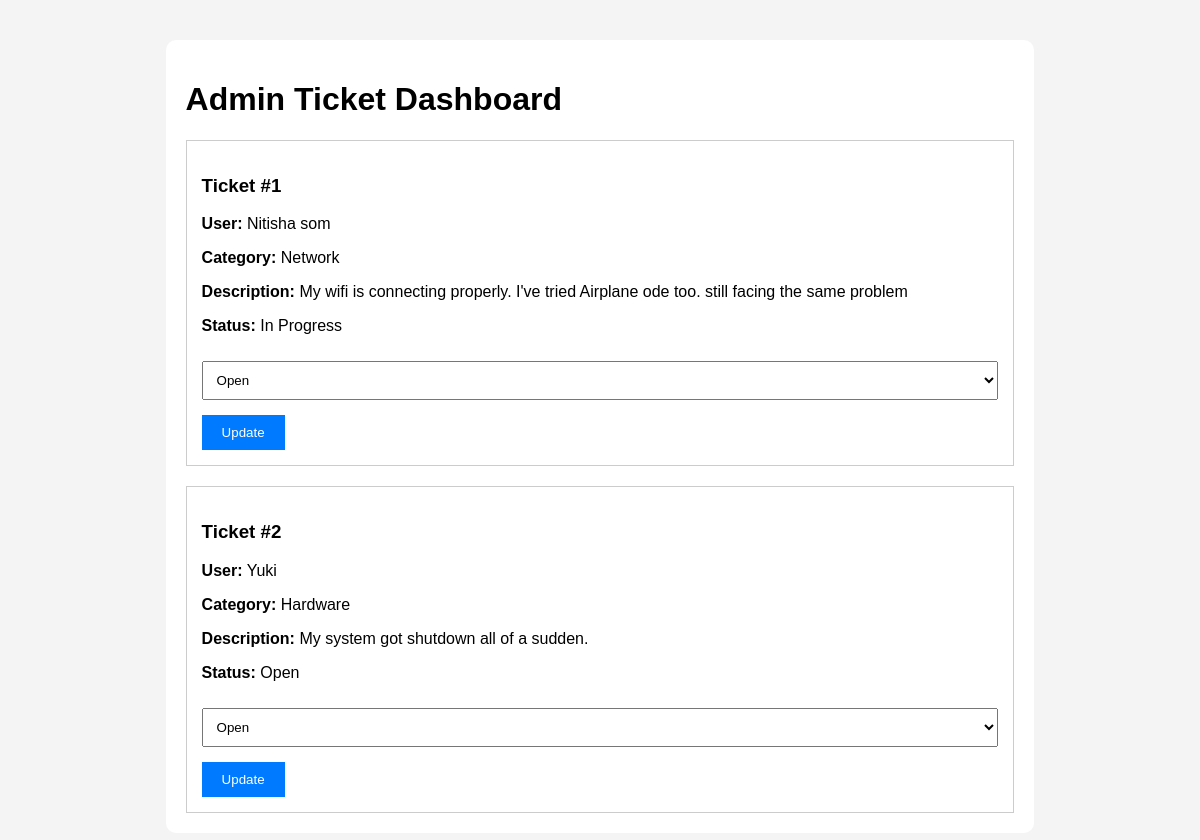
The page /admin on the database its author committed.
### tables this page shows
CREATE TABLE tickets (
            id INTEGER PRIMARY KEY AUTOINCREMENT,
            name TEXT NOT NULL,
            issue_type TEXT NOT NULL,
            description TEXT NOT NULL,
            status TEXT DEFAULT 'Open'
        );

### app.py (the view)
@app.route('/admin')
def admin():
    conn = sqlite3.connect('tickets.db')
    cursor = conn.cursor()
    cursor.execute("SELECT * FROM tickets")
    tickets = cursor.fetchall()
    conn.close()
    return render_template('admin.html', tickets=tickets)

### templates/admin.html (shortened to what this page needs)
<!DOCTYPE html>
<html>
<head>
    <link rel="stylesheet"
    href="{{ url_for('static', filename='style.css') }}">
</head>
<body>
<div class="container">
    <h1>Admin Ticket Dashboard</h1>
    {% for ticket in tickets %}
    <div class="ticket">
        <h3>Ticket #{{ ticket[0] }}</h3>
        <p><b>User:</b> {{ ticket[1] }}</p>
        <p><b>Category:</b> {{ ticket[2] }}</p>
        <p><b>Description:</b> {{ ticket[3] }}</p>
        <p><b>Status:</b> {{ ticket[4] }}</p>
        <form action="/update/{{ ticket[0] }}" method="POST">
            <select name="status">
                <option>Open</option>
            </select>
            <button type="submit">Update</button>
        </form>
    </div>
    {% endfor %}
</div>
</body>
</html>

### static/style.css (style rules this page uses)
body { font-family: Arial; background: #f4f4f4; }
.container { width: 70%; margin: auto; margin-top: 40px; background: white; padding: 20px; border-radius: 10px; }
input, textarea, select { width: 100%; padding: 10px; margin-top: 10px; }
button { margin-top: 15px; padding: 10px 20px; background: #007BFF; color: white; border: none; }
.ticket { border: 1px solid #ccc; padding: 15px; margin-top: 20px; }

### rows shown on the page
tickets: id "1", name "Nitisha som", issue_type "Network", description "My wifi is connecting properly. I've tried Airplane ode too. still facing the same problem", status "In Progress"
tickets: id "2", name "Yuki", issue_type "Hardware", description "My system got shutdown all of a sudden.", status "Open"
